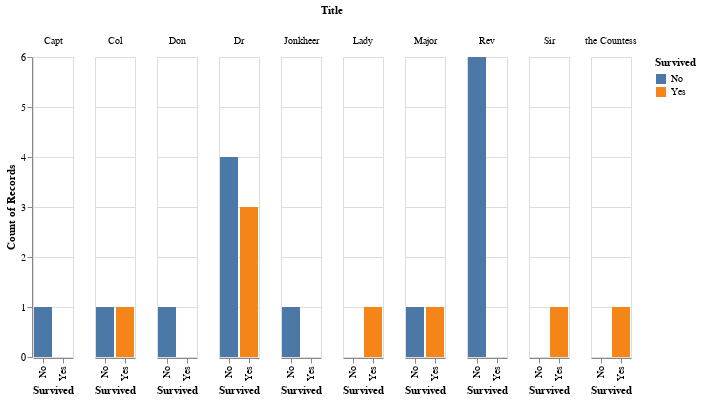

The cell this chart's notebook holds for it:
### Code cell
import altair as alt
alt.Chart(df[df['Rank'] == True]).mark_bar().encode(
    x='Survived:N',
    y='count()',
    color='Survived:N',
    column='Title'
)

### Figure 1 — Vega-Lite specification as saved in the notebook (floating-point values rounded to 4 significant figures)
{"config": {"view": {"continuousWidth": 400, "continuousHeight": 300}}, "data": {"name": "data-404a85a44b348f41f0e6447a129e4054"}, "mark": "bar", "encoding": {"color": {"field": "Survived", "type": "nominal"}, "column": {"field": "Title", "type": "nominal"}, "x": {"field": "Survived", "type": "nominal"}, "y": {"aggregate": "count", "type": "quantitative"}}, "$schema": "https://vega.github.io/schema/vega-lite/v4.17.0.json", "datasets": {"data-404a85a44b348f41f0e6447a129e4054": [{"PassengerId": 31, "Survived": "No", "Pclass": 1, "Name": "Uruchurtu, Don. Manuel E", "Sex": "male", "Age": 40.0, "SibSp": 0, "Parch": 0, "Ticket": "PC 17601", "Fare": 27.72, "Cabin": null, "Embarked": "C", "Title": "Don", "Rank": true}, {"PassengerId": 150, "Survived": "No", "Pclass": 2, "Name": "Byles, Rev. Thomas Roussel Davids", "Sex": "male", "Age": 42.0, "SibSp": 0, "Parch": 0, "Ticket": "244310", "Fare": 13.0, "Cabin": null, "Embarked": "S", "Title": "Rev", "Rank": true}, {"PassengerId": 151, "Survived": "No", "Pclass": 2, "Name": "Bateman, Rev. Robert James", "Sex": "male", "Age": 51.0, "SibSp": 0, "Parch": 0, "Ticket": "S.O.P. 1166", "Fare": 12.53, "Cabin": null, "Embarked": "S", "Title": "Rev", "Rank": true}, {"PassengerId": 246, "Survived": "No", "Pclass": 1, "Name": "Minahan, Dr. William Edward", "Sex": "male", "Age": 44.0, "SibSp": 2, "Parch": 0, "Ticket": "19928", "Fare": 90.0, "Cabin": "C78", "Embarked": "Q", "Title": "Dr", "Rank": true}, {"PassengerId": 250, "Survived": "No", "Pclass": 2, "Name": "Carter, Rev. Ernest Courtenay", "Sex": "male", "Age": 54.0, "SibSp": 1, "Parch": 0, "Ticket": "244252", "Fare": 26.0, "Cabin": null, "Embarked": "S", "Title": "Rev", "Rank": true}, {"PassengerId": 318, "Survived": "No", "Pclass": 2, "Name": "Moraweck, Dr. Ernest", "Sex": "male", "Age": 54.0, "SibSp": 0, "Parch": 0, "Ticket": "29011", "Fare": 14.0, "Cabin": null, "Embarked": "S", "Title": "Dr", "Rank": true}, {"PassengerId": 399, "Survived": "No", "Pclass": 2, "Name": "Pain, Dr. Alfred", "Sex": "male", "Age": 23.0, "SibSp": 0, "Parch": 0, "Ticket": "244278", "Fare": 10.5, "Cabin": null, "Embarked": "S", "Title": "Dr", "Rank": true}, {"PassengerId": 450, "Survived": "Yes", "Pclass": 1, "Name": "Peuchen, Major. Arthur Godfrey", "Sex": "male", "Age": 52.0, "SibSp": 0, "Parch": 0, "Ticket": "113786", "Fare": 30.5, "Cabin": "C104", "Embarked": "S", "Title": "Major", "Rank": true}, {"PassengerId": 537, "Survived": "No", "Pclass": 1, "Name": "Butt, Major. Archibald Willingham", "Sex": "male", "Age": 45.0, "SibSp": 0, "Parch": 0, "Ticket": "113050", "Fare": 26.55, "Cabin": "B38", "Embarked": "S", "Title": "Major", "Rank": true}, {"PassengerId": 557, "Survived": "Yes", "Pclass": 1, "Name": "Duff Gordon, Lady. (Lucille Christiana Sutherland) (\"Mrs Morgan\")", "Sex": "female", "Age": 48.0, "SibSp": 1, "Parch": 0, "Ticket": "11755", "Fare": 39.6, "Cabin": "A16", "Embarked": "C", "Title": "Lady", "Rank": true}, {"PassengerId": 600, "Survived": "Yes", "Pclass": 1, "Name": "Duff Gordon, Sir. Cosmo Edmund (\"Mr Morgan\")", "Sex": "male", "Age": 49.0, "SibSp": 1, "Parch": 0, "Ticket": "PC 17485", "Fare": 56.93, "Cabin": "A20", "Embarked": "C", "Title": "Sir", "Rank": true}, {"PassengerId": 627, "Survived": "No", "Pclass": 2, "Name": "Kirkland, Rev. Charles Leonard", "Sex": "male", "Age": 57.0, "SibSp": 0, "Parch": 0, "Ticket": "219533", "Fare": 12.35, "Cabin": null, "Embarked": "Q", "Title": "Rev", "Rank": true}, {"PassengerId": 633, "Survived": "Yes", "Pclass": 1, "Name": "Stahelin-Maeglin, Dr. Max", "Sex": "male", "Age": 32.0, "SibSp": 0, "Parch": 0, "Ticket": "13214", "Fare": 30.5, "Cabin": "B50", "Embarked": "C", "Title": "Dr", "Rank": true}, {"PassengerId": 648, "Survived": "Yes", "Pclass": 1, "Name": "Simonius-Blumer, Col. Oberst Alfons", "Sex": "male", "Age": 56.0, "SibSp": 0, "Parch": 0, "Ticket": "13213", "Fare": 35.5, "Cabin": "A26", "Embarked": "C", "Title": "Col", "Rank": true}, {"PassengerId": 661, "Survived": "Yes", "Pclass": 1, "Name": "Frauenthal, Dr. Henry William", "Sex": "male", "Age": 50.0, "SibSp": 2, "Parch": 0, "Ticket": "PC 17611", "Fare": 133.7, "Cabin": null, "Embarked": "S", "Title": "Dr", "Rank": true}, {"PassengerId": 695, "Survived": "No", "Pclass": 1, "Name": "Weir, Col. John", "Sex": "male", "Age": 60.0, "SibSp": 0, "Parch": 0, "Ticket": "113800", "Fare": 26.55, "Cabin": null, "Embarked": "S", "Title": "Col", "Rank": true}, {"PassengerId": 746, "Survived": "No", "Pclass": 1, "Name": "Crosby, Capt. Edward Gifford", "Sex": "male", "Age": 70.0, "SibSp": 1, "Parch": 1, "Ticket": "WE/P 5735", "Fare": 71.0, "Cabin": "B22", "Embarked": "S", "Title": "Capt", "Rank": true}, {"PassengerId": 760, "Survived": "Yes", "Pclass": 1, "Name": "Rothes, the Countess. of (Lucy Noel Martha Dyer-Edwards)", "Sex": "female", "Age": 33.0, "SibSp": 0, "Parch": 0, "Ticket": "110152", "Fare": 86.5, "Cabin": "B77", "Embarked": "S", "Title": "the Countess", "Rank": true}, {"PassengerId": 767, "Survived": "No", "Pclass": 1, "Name": "Brewe, Dr. Arthur Jackson", "Sex": "male", "Age": null, "SibSp": 0, "Parch": 0, "Ticket": "112379", "Fare": 39.6, "Cabin": null, "Embarked": "C", "Title": "Dr", "Rank": true}, {"PassengerId": 797, "Survived": "Yes", "Pclass": 1, "Name": "Leader, Dr. Alice (Farnham)", "Sex": "female", "Age": 49.0, "SibSp": 0, "Parch": 0, "Ticket": "17465", "Fare": 25.93, "Cabin": "D17", "Embarked": "S", "Title": "Dr", "Rank": true}, {"PassengerId": 823, "Survived": "No", "Pclass": 1, "Name": "Reuchlin, Jonkheer. John George", "Sex": "male", "Age": 38.0, "SibSp": 0, "Parch": 0, "Ticket": "19972", "Fare": 0.0, "Cabin": null, "Embarked": "S", "Title": "Jonkheer", "Rank": true}, {"PassengerId": 849, "Survived": "No", "Pclass": 2, "Name": "Harper, Rev. John", "Sex": "male", "Age": 28.0, "SibSp": 0, "Parch": 1, "Ticket": "248727", "Fare": 33.0, "Cabin": null, "Embarked": "S", "Title": "Rev", "Rank": true}, {"PassengerId": 887, "Survived": "No", "Pclass": 2, "Name": "Montvila, Rev. Juozas", "Sex": "male", "Age": 27.0, "SibSp": 0, "Parch": 0, "Ticket": "211536", "Fare": 13.0, "Cabin": null, "Embarked": "S", "Title": "Rev", "Rank": true}]}}
